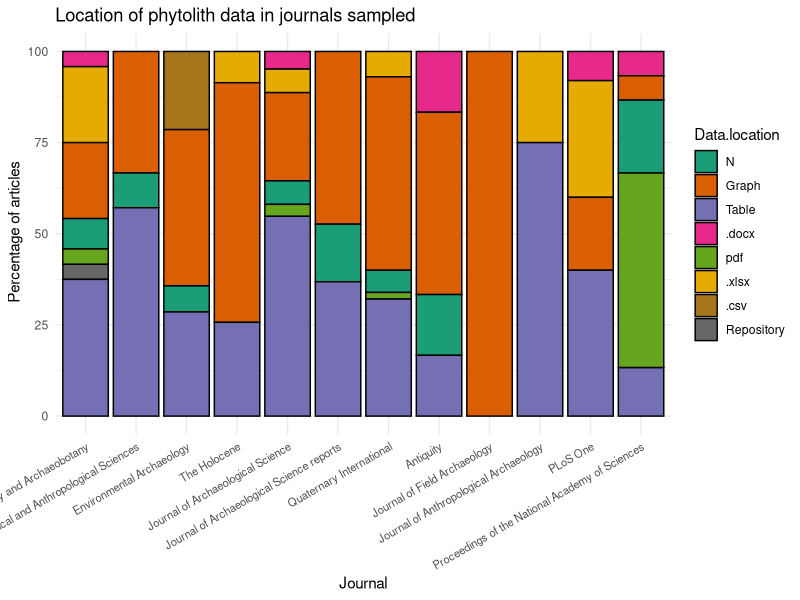

This chart was generated by the following R code:
#open packages needed and read in the data
library(tidyverse)
library(here)

#reading in the data and rename it as a tibble with shorter name
Open_phytos <- read_csv(here("raw data", "Open_Phyto_2020_cleaned.csv"))

# selecting the data column and rows for figure, counting by data location

Data_location_all_journal <- Open_phytos %>% 
  rename_with(make.names) %>%
  select("Journal", "Data.location") %>% 
  group_by(Journal) %>% 
  count(Data.location)

# calculating percentage
data_locations_all_percent <- Data_location_all_journal %>% 
  mutate (Percent = n / sum(n) * 100)
  
library(ggplot2)

# plotting a barchart 
data_locations_all_percent %>% 
  ggplot(aes(x = factor(Journal), y = Percent, fill = Data.location)) + #selecting the x and y axis values and also the stacked bar fills fpr the legend 
  geom_col(color = "black") + # making a stacked bar chart that has black outline
  theme_minimal() + #graph theme
  labs(title = "Location of phytolith data in journals sampled",
       x = "Journal",
       y = " Percentage of articles") + #labelling the graph
  theme(axis.text.x = element_text(angle = 30, hjust = 1, vjust = 1, size = 8)) +
  scale_x_discrete(limits = c("Vegetation History and Archaeobotany", "Archaeological and Anthropological Sciences", "Environmental Archaeology", "The Holocene", "Journal of Archaeological Science", "Journal of Archaeological Science reports", "Quaternary International", "Antiquity", "Journal of Field Archaeology",	
"Journal of Anthropological Archaeology", "PLoS One","Proceedings of the National Academy of Sciences")) +
  scale_fill_brewer(palette = "Dark2", limits = c("N", "Graph", "Table", ".docx", "pdf", ".xlsx", ".csv", "Repository")) #Dark2 is a colour blind friendly palette 
  
